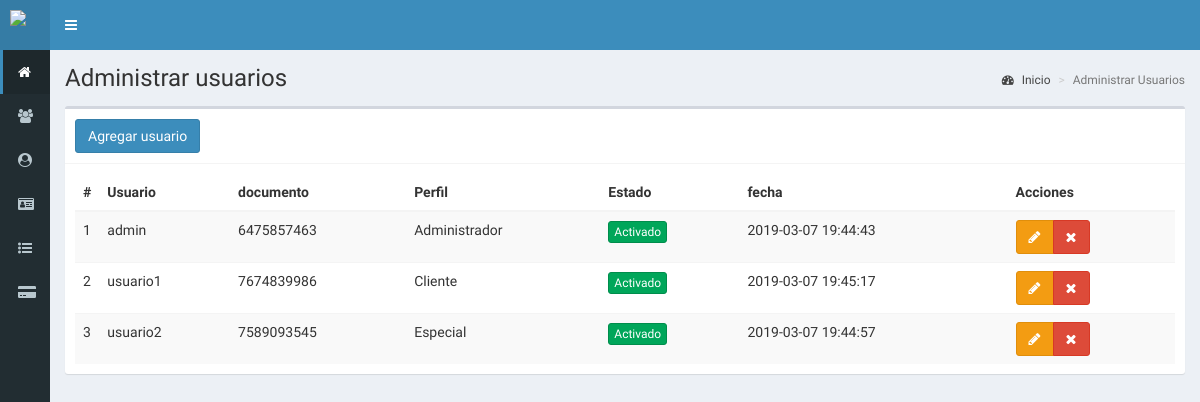
The page /usuarios on the database its author committed.
### tables this page shows
CREATE TABLE `usuarios` (
  `id` int(11) NOT NULL,
  `usuario` text NOT NULL,
  `password` text NOT NULL,
  `id_perfil` int(11) NOT NULL,
  `estado` int(11) NOT NULL,
  `fecha` timestamp NOT NULL DEFAULT CURRENT_TIMESTAMP ON UPDATE CURRENT_TIMESTAMP,
  `id_empleado` int(11) NOT NULL,
  `id_cliente` int(11) NOT NULL
);

CREATE TABLE `empleados` (
  `id` int(11) NOT NULL,
  `nombre` text NOT NULL,
  `documento` text NOT NULL,
  `telefono` text NOT NULL,
  `direccion` text NOT NULL,
  `email` text NOT NULL,
  `id_perfil` int(11) NOT NULL,
  `fecha_nacimiento` date NOT NULL,
  `fecha` timestamp NOT NULL DEFAULT CURRENT_TIMESTAMP ON UPDATE CURRENT_TIMESTAMP
);

CREATE TABLE `perfil` (
  `id` int(11) NOT NULL,
  `perfil` text NOT NULL
);

CREATE TABLE `clientes` (
  `id` int(11) NOT NULL,
  `nombre` text NOT NULL,
  `documento` text NOT NULL,
  `telefono` text NOT NULL,
  `direccion` text NOT NULL,
  `email` text NOT NULL,
  `fecha_nacimiento` date NOT NULL,
  `calificacion` int(11) NOT NULL,
  `fecha` timestamp NOT NULL DEFAULT CURRENT_TIMESTAMP ON UPDATE CURRENT_TIMESTAMP
);

### controladores/plantilla.controlador.php (called while the page is built)
<?php
class ControladorPlantilla{
    static public function ctrPlantilla(){
        include "vistas/plantilla.php";
    }
}

### index.php (called while the page is built)
<?php
    require_once "controladores/plantilla.controlador.php";
    require_once "controladores/usuarios.controlador.php";
    require_once "controladores/empleados.controlador.php";
    require_once "controladores/clientes.controlador.php";
    require_once "modelos/usuarios.modelo.php";
    require_once "modelos/empleados.modelo.php";
    require_once "modelos/clientes.modelo.php";
    $plantilla = new ControladorPlantilla();
    $plantilla -> ctrPlantilla();
?>

### controladores/usuarios.controlador.php (called while the page is built)
<?php
class ControladorUsuarios{
    static public function ctrMostrarUsuarios($item, $valor){
		$tabla = "usuarios";
		$respuesta = ModeloUsuarios::MdlMostrarUsuarios($tabla, $item, $valor);
		return $respuesta;
	}
	static public function ctrMostrarPerfil($item, $valor){
		$tabla = "perfil";
		$respuesta = ModeloUsuarios::MdlMostrarPerfil($tabla, $item, $valor);
		return $respuesta;
	}
}

### modelos/conexion.php (called while the page is built)
<?php
class Conexion{
    static public function conectar(){
        $link = new PDO("mysql:host=localhost;dbname=financiera",
        "root",
        "");
        $link -> exec("set names utf8");
        return $link;
    }
}

### modelos/usuarios.modelo.php (called while the page is built, shortened)
<?php
require_once "conexion.php";
class ModeloUsuarios{
    static public function mdlMostrarUsuarios($tabla, $item, $valor){
        if($item!=null){
            $stmt = Conexion::conectar()->prepare("SELECT * FROM $tabla WHERE $item = :$item");
			$stmt -> bindParam(":".$item, $valor, PDO::PARAM_STR);
			$stmt -> execute();
			return $stmt -> fetch();
        }else{
            $stmt = Conexion::conectar()->prepare("SELECT * FROM $tabla");
			$stmt -> execute();
			return $stmt -> fetchAll();
        }
    }
    static public function mdlMostrarPerfil($tabla, $item, $valor){
        if($item!=null){
            $stmt = Conexion::conectar()->prepare("SELECT * FROM $tabla WHERE $item = :$item");
			$stmt -> bindParam(":".$item, $valor, PDO::PARAM_STR);
			$stmt -> execute();
			return $stmt -> fetch();
        }else{
            $stmt = Conexion::conectar()->prepare("SELECT * FROM $tabla");
			$stmt -> execute();
			return $stmt -> fetchAll();
        }
    }
}

### controladores/empleados.controlador.php (called while the page is built)
<?php
class ControladorEmpleados{
    static public function ctrMostrarEmpleados($item, $valor){
		$tabla = "empleados";
		$respuesta = ModeloEmpleados::MdlMostrarEmpleados($tabla, $item, $valor);
		return $respuesta;
	}
}

### modelos/empleados.modelo.php (called while the page is built, shortened)
<?php
require_once "conexion.php";
class ModeloEmpleados{
    static public function mdlMostrarEmpleados($tabla, $item, $valor){
        if($item!=null){
            $stmt = Conexion::conectar()->prepare("SELECT * FROM $tabla WHERE $item = :$item");
			$stmt -> bindParam(":".$item, $valor, PDO::PARAM_STR);
			$stmt -> execute();
			return $stmt -> fetch();
        }else{
            $stmt = Conexion::conectar()->prepare("SELECT * FROM $tabla");
			$stmt -> execute();
			return $stmt -> fetchAll();
        }
    }
}

### controladores/clientes.controlador.php (called while the page is built)
<?php
class ControladorClientes{
    static public function ctrMostrarClientes($item, $valor){
		$tabla = "clientes";
		$respuesta = ModeloClientes::MdlMostrarClientes($tabla, $item, $valor);
		return $respuesta;
	}
}

### modelos/clientes.modelo.php (called while the page is built, shortened)
<?php
require_once "conexion.php";
class ModeloClientes{
    static public function mdlMostrarClientes($tabla, $item, $valor){
        if($item!=null){
            $stmt = Conexion::conectar()->prepare("SELECT * FROM $tabla WHERE $item = :$item");
			$stmt -> bindParam(":".$item, $valor, PDO::PARAM_STR);
			$stmt -> execute();
			return $stmt -> fetch();
        }else{
            $stmt = Conexion::conectar()->prepare("SELECT * FROM $tabla");
			$stmt -> execute();
			return $stmt -> fetchAll();
        }
    }
}

### vistas/modulos/usuarios.php (the view, shortened to what this page needs)
<div class="content-wrapper">
    <section class="content-header">
      <h1>
        Administrar usuarios
      </h1>
      <ol class="breadcrumb">
        <li><a href="inicio"><i class="fa fa-dashboard"></i> Inicio</a></li>
        <li class="active">Administrar Usuarios</li>
      </ol>
    </section>
    <section class="content">
      <div class="box">
        <div class="box-header with-border">
            <button class="btn btn-primary" data-toggle="modal" data-target="#modalAgregarUsuario">Agregar usuario</button>
        </div>
        <div class="box-body">
          <table class="table tablr-bordered table-striped dt-responsive tablas" width="100%">
            <thead>
              <tr>
                <th style="width:10px;">#</th>
                <th>Usuario</th>
                <th>documento</th>
                <th>Perfil</th>
                <th>Estado</th>
                <th>fecha</th>
                <th>Acciones</th>
              </tr>
            </thead>
            <tbody>
            <?php
            $item = null;
            $valor = null;
            $usuarios = ControladorUsuarios::ctrMostrarUsuarios($item, $valor);
           for($i=0; $i < count($usuarios); $i++){
            $item = "id";
            $valor = $usuarios[$i]["id_empleado"];
            $empleados = ControladorEmpleados::ctrMostrarEmpleados($item, $valor);
            $item2 = "id";
            $valor2 = $usuarios[$i]["id_cliente"];
            $clientes = ControladorClientes::ctrMostrarClientes($item2, $valor2);
            $item3 = "id";
            $valor3 = $usuarios[$i]["id_perfil"];
            $perfiles = ControladorUsuarios::ctrMostrarPerfil($item3, $valor3);
              echo '
              <tr>
                    <td>'.($i+1).'</td>
                    <td>'.$usuarios[$i]["usuario"].'</td>';
                    if ($usuarios[$i]["id_perfil"]=="2") {
                      echo '<td>'.$clientes["documento"].'</td>';
                    }else{
                      echo '<td>'.$empleados["documento"].'</td>';
                    }
                    echo '<td>'.$perfiles["perfil"].'</td>
                    <td><button class="btn btn-success btn-xs">Activado</button></td>
                    <td>'.$usuarios[$i]["fecha"].'</td>
                    <td>
                  <div class="btn-group">
                  <button class="btn btn-warning" ><i class="fa fa-pencil"></i></button>
                  <button class="btn btn-danger" ><i class="fa fa-times"></i></button>
                  </div>
                </tr>';
            }
            ?>
            </tbody>
          </table>
        </div>
      </div>
    </section>
  </div>

### vistas/plantilla.php (shortened to what this page needs)
<!DOCTYPE html>
<html>
<head>
  <link rel="stylesheet" href="vistas/bower_components/bootstrap/dist/css/bootstrap.min.css">
  <link rel="stylesheet" href="vistas/bower_components/font-awesome/css/font-awesome.min.css">
  <link rel="stylesheet" href="vistas/bower_components/Ionicons/css/ionicons.min.css">
  <link rel="stylesheet" href="vistas/dist/css/AdminLTE.css">
  <link rel="stylesheet" href="vistas/dist/css/skins/_all-skins.min.css">
  <link rel="stylesheet" href="vistas/bower_components/datatables.net-bs/css/dataTables.bootstrap.min.css">
  <link rel="stylesheet" href="vistas/bower_components/datatables.net-bs/css/responsive.bootstrap.min.css">
  <link rel="stylesheet" href="vistas/plugins/iCheck/all.css">
  <link rel="stylesheet" href="vistas/bower_components/bootstrap-daterangepicker/daterangepicker.css">
  <link rel="stylesheet" href="vistas/bower_components/morris.js/morris.css">
</head>
<body class="hold-transition skin-blue sidebar-collapse sidebar-mini login-page">
  <?php
   echo '<div class="wrapper">';
    include "modulos/cabezote.php";
    include "modulos/menu.php";
    if(isset($_GET["ruta"])){
      if($_GET["ruta"] == "inicio" ||
         $_GET["ruta"] == "usuarios" ||
         $_GET["ruta"] == "clientes" ||
         $_GET["ruta"] == "empleados" ||
         $_GET["ruta"] == "prestamos" ||
         $_GET["ruta"] == "crear-prestamos" ||
         $_GET["ruta"] == "cuotas" ||
         $_GET["ruta"] == "reportes" ||
         $_GET["ruta"] == "facturas" ||
         $_GET["ruta"] == "salir"){
        include "modulos/".$_GET["ruta"].".php";
      }else{
        include "modulos/404.php";
      }
    }else{
      include "modulos/inicio.php";
    }
    echo '</div>';
  ?>
</body>
</html>

### vistas/modulos/cabezote.php (shortened to what this page needs)
<header class="main-header">
<a href="inicio" class="logo">
	<span class="logo-mini">
		<img src="vistas/img/plantilla/icono-blanco.png" class="img-responsive" style="padding:10px">
	</span>
</a>
<nav class="navbar navbar-static-top" role="navigation">
 	<a href="#" class="sidebar-toggle" data-toggle="push-menu" role="button">
     	</a>
	<div class="navbar-custom-menu">
		<ul class="nav navbar-nav">
			<li class="dropdown user user-menu">
				<a href="#" class="dropdown-toggle" data-toggle="dropdown">
				</a>
			</li>
		</ul>
	</div>
</nav>
</header>

### vistas/modulos/menu.php (shortened to what this page needs)
<aside class="main-sidebar">
	 <section class="sidebar">
		<ul class="sidebar-menu">
			<li class="active">
				<a href="inicio">
					<i class="fa fa-home"></i>
				</a>
			</li>
			<li>
				<a href="usuarios">
					<i class="fa fa-users"></i>
				</a>
			</li>
			<li>
				<a href="clientes">
				<i class="fa fa-user-circle"></i>
				</a>
			</li>
			<li>
				<a href="empleados">
				<i class="fa fa-id-card"></i>
				</a>
			</li>
			<li class="treeview">
				<a href="#">
					<i class="fa fa-list-ul"></i>
				</a>
			</li>
			<li>
				<a href="facturas">
					<i class="fa fa-credit-card-alt"></i>
				</a>
			</li>
		</ul>
	 </section>
</aside>

### rows shown on the page
usuarios: usuario "admin", id_empleado.documento "6475857463", id_perfil.perfil "Administrador", fecha "2019-03-07 19:44:43"
usuarios: usuario "usuario1", id_cliente.documento "7674839986", id_perfil.perfil "Cliente", fecha "2019-03-07 19:45:17"
usuarios: usuario "usuario2", id_empleado.documento "7589093545", id_perfil.perfil "Especial", fecha "2019-03-07 19:44:57"
